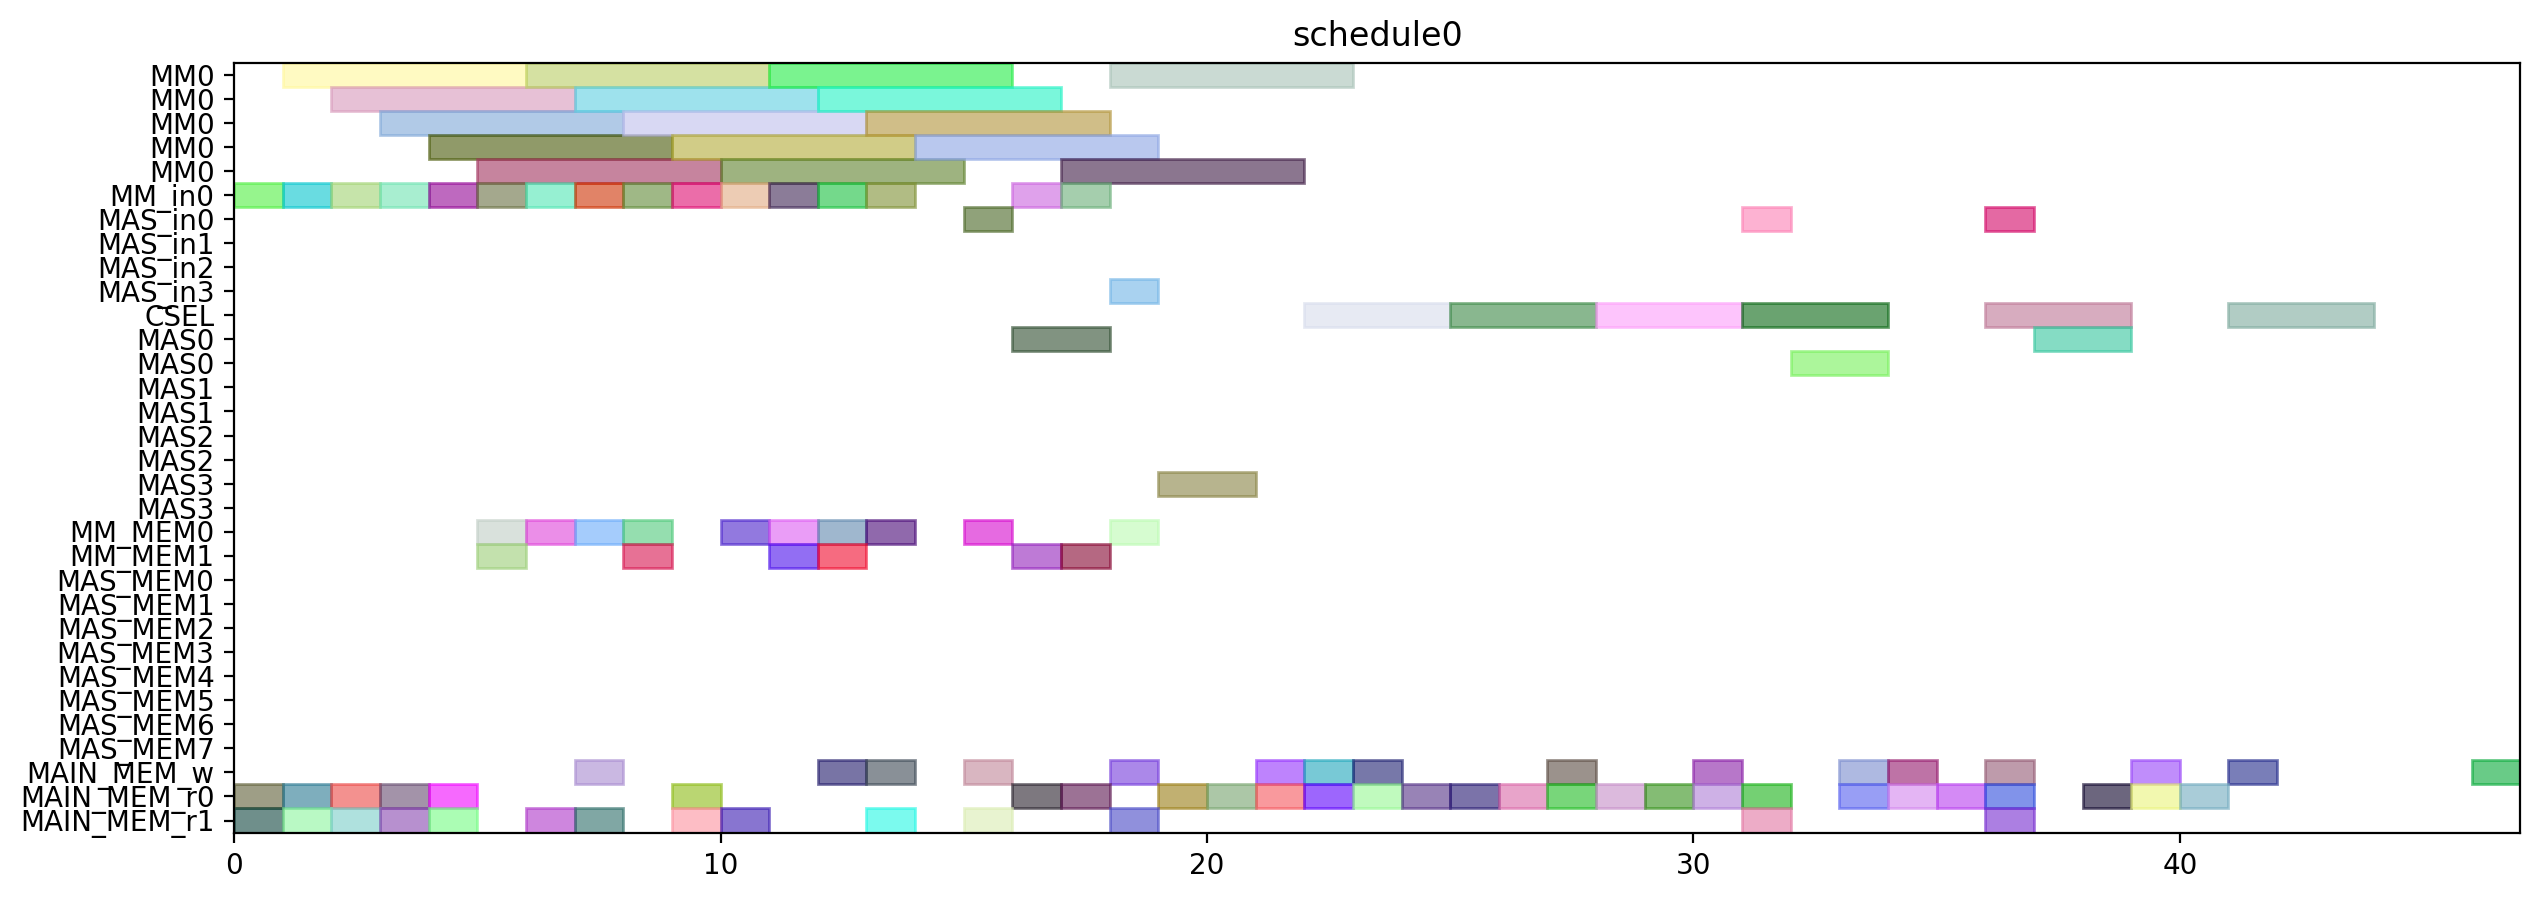

Write the Python code that produced this figure.
from pyschedule import Scenario, solvers, plotters, alt


def solve():
	horizon = 120
	S = Scenario("schedule0", horizon=horizon)

	# resource
	MM = S.Resources('MM', num=1, size=5)
	MM_in = S.Resources('MM_in', num=1)
	MAS_in = S.Resources('MAS_in', num=4)
	CSEL = S.Resource('CSEL')
	MAS = S.Resources('MAS', num=4, size=2, periods=range(1, horizon))
	MM_MEM = S.Resources('MM_MEM', num=2)
	MAS_MEM = S.Resources('MAS_MEM', num=8)
	MAIN_MEM_w = S.Resource('MAIN_MEM_w', size=1)
	MAIN_MEM_r = S.Resources('MAIN_MEM_r', num=2)

	# result of previous scheduling

	# new tasks
	alpha0 = S.Task('alpha0', length=5, delay_cost=1)
	alpha0 += alt(MM)
	alpha0_in = S.Task('alpha0_in', length=1, delay_cost=1)
	alpha0_in += alt(MM_in)
	S += alpha0_in*MM_in[0]<=alpha0*MM[0]
	alpha0_mem0 = S.Task('alpha0_mem0', length=1, delay_cost=1)
	alpha0_mem0 += MAIN_MEM_r[0]
	S += alpha0_mem0 <= alpha0

	alpha0_mem1 = S.Task('alpha0_mem1', length=1, delay_cost=1)
	alpha0_mem1 += MAIN_MEM_r[1]
	S += alpha0_mem1 <= alpha0

	alpha1 = S.Task('alpha1', length=5, delay_cost=1)
	alpha1 += alt(MM)
	alpha1_in = S.Task('alpha1_in', length=1, delay_cost=1)
	alpha1_in += alt(MM_in)
	S += alpha1_in*MM_in[0]<=alpha1*MM[0]
	alpha1_mem0 = S.Task('alpha1_mem0', length=1, delay_cost=1)
	alpha1_mem0 += MAIN_MEM_r[0]
	S += alpha1_mem0 <= alpha1

	alpha1_mem1 = S.Task('alpha1_mem1', length=1, delay_cost=1)
	alpha1_mem1 += MAIN_MEM_r[1]
	S += alpha1_mem1 <= alpha1

	xit2N0 = S.Task('xit2N0', length=5, delay_cost=1)
	xit2N0 += alt(MM)
	xit2N0_in = S.Task('xit2N0_in', length=1, delay_cost=1)
	xit2N0_in += alt(MM_in)
	S += xit2N0_in*MM_in[0]<=xit2N0*MM[0]
	S += 0<xit2N0

	xit2N0_w = S.Task('xit2N0_w', length=1, delay_cost=1)
	xit2N0_w += alt(MAIN_MEM_w)
	S += xit2N0 <= xit2N0_w

	xit2N0_mem0 = S.Task('xit2N0_mem0', length=1, delay_cost=1)
	xit2N0_mem0 += MAIN_MEM_r[0]
	S += xit2N0_mem0 <= xit2N0

	xit2N0_mem1 = S.Task('xit2N0_mem1', length=1, delay_cost=1)
	xit2N0_mem1 += MAIN_MEM_r[1]
	S += xit2N0_mem1 <= xit2N0

	xit2N1 = S.Task('xit2N1', length=5, delay_cost=1)
	xit2N1 += alt(MM)
	xit2N1_in = S.Task('xit2N1_in', length=1, delay_cost=1)
	xit2N1_in += alt(MM_in)
	S += xit2N1_in*MM_in[0]<=xit2N1*MM[0]
	S += 0<xit2N1

	xit2N1_w = S.Task('xit2N1_w', length=1, delay_cost=1)
	xit2N1_w += alt(MAIN_MEM_w)
	S += xit2N1 <= xit2N1_w

	xit2N1_mem0 = S.Task('xit2N1_mem0', length=1, delay_cost=1)
	xit2N1_mem0 += MAIN_MEM_r[0]
	S += xit2N1_mem0 <= xit2N1

	xit2N1_mem1 = S.Task('xit2N1_mem1', length=1, delay_cost=1)
	xit2N1_mem1 += MAIN_MEM_r[1]
	S += xit2N1_mem1 <= xit2N1

	t30 = S.Task('t30', length=5, delay_cost=1)
	t30 += alt(MM)
	t30_in = S.Task('t30_in', length=1, delay_cost=1)
	t30_in += alt(MM_in)
	S += t30_in*MM_in[0]<=t30*MM[0]
	t30_mem0 = S.Task('t30_mem0', length=1, delay_cost=1)
	t30_mem0 += MAIN_MEM_r[0]
	S += t30_mem0 <= t30

	t30_mem1 = S.Task('t30_mem1', length=1, delay_cost=1)
	t30_mem1 += MAIN_MEM_r[1]
	S += t30_mem1 <= t30

	t31 = S.Task('t31', length=5, delay_cost=1)
	t31 += alt(MM)
	t31_in = S.Task('t31_in', length=1, delay_cost=1)
	t31_in += alt(MM_in)
	S += t31_in*MM_in[0]<=t31*MM[0]
	t31_mem0 = S.Task('t31_mem0', length=1, delay_cost=1)
	t31_mem0 += MAIN_MEM_r[0]
	S += t31_mem0 <= t31

	t31_mem1 = S.Task('t31_mem1', length=1, delay_cost=1)
	t31_mem1 += MAIN_MEM_r[1]
	S += t31_mem1 <= t31

	alphaD0 = S.Task('alphaD0', length=5, delay_cost=1)
	alphaD0 += alt(MM)
	alphaD0_in = S.Task('alphaD0_in', length=1, delay_cost=1)
	alphaD0_in += alt(MM_in)
	S += alphaD0_in*MM_in[0]<=alphaD0*MM[0]
	S += 0<alphaD0

	alphaD0_w = S.Task('alphaD0_w', length=1, delay_cost=1)
	alphaD0_w += alt(MAIN_MEM_w)
	S += alphaD0 <= alphaD0_w

	alphaD0_mem0 = S.Task('alphaD0_mem0', length=1, delay_cost=1)
	alphaD0_mem0 += alt(MM_MEM)
	S += (alpha0*MM[0])-1 < alphaD0_mem0*MM_MEM[0]
	S += alphaD0_mem0 <= alphaD0

	alphaD0_mem1 = S.Task('alphaD0_mem1', length=1, delay_cost=1)
	alphaD0_mem1 += MAIN_MEM_r[1]
	S += alphaD0_mem1 <= alphaD0

	alphaD1 = S.Task('alphaD1', length=5, delay_cost=1)
	alphaD1 += alt(MM)
	alphaD1_in = S.Task('alphaD1_in', length=1, delay_cost=1)
	alphaD1_in += alt(MM_in)
	S += alphaD1_in*MM_in[0]<=alphaD1*MM[0]
	S += 0<alphaD1

	alphaD1_w = S.Task('alphaD1_w', length=1, delay_cost=1)
	alphaD1_w += alt(MAIN_MEM_w)
	S += alphaD1 <= alphaD1_w

	alphaD1_mem0 = S.Task('alphaD1_mem0', length=1, delay_cost=1)
	alphaD1_mem0 += alt(MM_MEM)
	S += (alpha1*MM[0])-1 < alphaD1_mem0*MM_MEM[0]
	S += alphaD1_mem0 <= alphaD1

	alphaD1_mem1 = S.Task('alphaD1_mem1', length=1, delay_cost=1)
	alphaD1_mem1 += MAIN_MEM_r[1]
	S += alphaD1_mem1 <= alphaD1

	alpha20 = S.Task('alpha20', length=5, delay_cost=1)
	alpha20 += alt(MM)
	alpha20_in = S.Task('alpha20_in', length=1, delay_cost=1)
	alpha20_in += alt(MM_in)
	S += alpha20_in*MM_in[0]<=alpha20*MM[0]
	alpha20_mem0 = S.Task('alpha20_mem0', length=1, delay_cost=1)
	alpha20_mem0 += alt(MM_MEM)
	S += (alpha0*MM[0])-1 < alpha20_mem0*MM_MEM[0]
	S += alpha20_mem0 <= alpha20

	alpha20_mem1 = S.Task('alpha20_mem1', length=1, delay_cost=1)
	alpha20_mem1 += alt(MM_MEM)
	S += (alpha0*MM[0])-1 < alpha20_mem1*MM_MEM[1]
	S += alpha20_mem1 <= alpha20

	alpha21 = S.Task('alpha21', length=5, delay_cost=1)
	alpha21 += alt(MM)
	alpha21_in = S.Task('alpha21_in', length=1, delay_cost=1)
	alpha21_in += alt(MM_in)
	S += alpha21_in*MM_in[0]<=alpha21*MM[0]
	alpha21_mem0 = S.Task('alpha21_mem0', length=1, delay_cost=1)
	alpha21_mem0 += alt(MM_MEM)
	S += (alpha1*MM[0])-1 < alpha21_mem0*MM_MEM[0]
	S += alpha21_mem0 <= alpha21

	alpha21_mem1 = S.Task('alpha21_mem1', length=1, delay_cost=1)
	alpha21_mem1 += alt(MM_MEM)
	S += (alpha1*MM[0])-1 < alpha21_mem1*MM_MEM[1]
	S += alpha21_mem1 <= alpha21

	alpha2V0 = S.Task('alpha2V0', length=5, delay_cost=1)
	alpha2V0 += alt(MM)
	alpha2V0_in = S.Task('alpha2V0_in', length=1, delay_cost=1)
	alpha2V0_in += alt(MM_in)
	S += alpha2V0_in*MM_in[0]<=alpha2V0*MM[0]
	alpha2V0_mem0 = S.Task('alpha2V0_mem0', length=1, delay_cost=1)
	alpha2V0_mem0 += alt(MM_MEM)
	S += (alpha20*MM[0])-1 < alpha2V0_mem0*MM_MEM[0]
	S += alpha2V0_mem0 <= alpha2V0

	alpha2V0_mem1 = S.Task('alpha2V0_mem1', length=1, delay_cost=1)
	alpha2V0_mem1 += MAIN_MEM_r[1]
	S += alpha2V0_mem1 <= alpha2V0

	alpha2V1 = S.Task('alpha2V1', length=5, delay_cost=1)
	alpha2V1 += alt(MM)
	alpha2V1_in = S.Task('alpha2V1_in', length=1, delay_cost=1)
	alpha2V1_in += alt(MM_in)
	S += alpha2V1_in*MM_in[0]<=alpha2V1*MM[0]
	alpha2V1_mem0 = S.Task('alpha2V1_mem0', length=1, delay_cost=1)
	alpha2V1_mem0 += alt(MM_MEM)
	S += (alpha21*MM[0])-1 < alpha2V1_mem0*MM_MEM[0]
	S += alpha2V1_mem0 <= alpha2V1

	alpha2V1_mem1 = S.Task('alpha2V1_mem1', length=1, delay_cost=1)
	alpha2V1_mem1 += MAIN_MEM_r[1]
	S += alpha2V1_mem1 <= alpha2V1

	t3alphaD0 = S.Task('t3alphaD0', length=5, delay_cost=1)
	t3alphaD0 += alt(MM)
	t3alphaD0_in = S.Task('t3alphaD0_in', length=1, delay_cost=1)
	t3alphaD0_in += alt(MM_in)
	S += t3alphaD0_in*MM_in[0]<=t3alphaD0*MM[0]
	t3alphaD0_mem0 = S.Task('t3alphaD0_mem0', length=1, delay_cost=1)
	t3alphaD0_mem0 += alt(MM_MEM)
	S += (t30*MM[0])-1 < t3alphaD0_mem0*MM_MEM[0]
	S += t3alphaD0_mem0 <= t3alphaD0

	t3alphaD0_mem1 = S.Task('t3alphaD0_mem1', length=1, delay_cost=1)
	t3alphaD0_mem1 += alt(MM_MEM)
	S += (alphaD0*MM[0])-1 < t3alphaD0_mem1*MM_MEM[1]
	S += t3alphaD0_mem1 <= t3alphaD0

	t3alphaD1 = S.Task('t3alphaD1', length=5, delay_cost=1)
	t3alphaD1 += alt(MM)
	t3alphaD1_in = S.Task('t3alphaD1_in', length=1, delay_cost=1)
	t3alphaD1_in += alt(MM_in)
	S += t3alphaD1_in*MM_in[0]<=t3alphaD1*MM[0]
	t3alphaD1_mem0 = S.Task('t3alphaD1_mem0', length=1, delay_cost=1)
	t3alphaD1_mem0 += alt(MM_MEM)
	S += (t31*MM[0])-1 < t3alphaD1_mem0*MM_MEM[0]
	S += t3alphaD1_mem0 <= t3alphaD1

	t3alphaD1_mem1 = S.Task('t3alphaD1_mem1', length=1, delay_cost=1)
	t3alphaD1_mem1 += alt(MM_MEM)
	S += (alphaD1*MM[0])-1 < t3alphaD1_mem1*MM_MEM[1]
	S += t3alphaD1_mem1 <= t3alphaD1

	y20 = S.Task('y20', length=5, delay_cost=1)
	y20 += alt(MM)
	y20_in = S.Task('y20_in', length=1, delay_cost=1)
	y20_in += alt(MM_in)
	S += y20_in*MM_in[0]<=y20*MM[0]
	S += 0<y20

	y20_w = S.Task('y20_w', length=1, delay_cost=1)
	y20_w += alt(MAIN_MEM_w)
	S += y20 <= y20_w

	y20_mem0 = S.Task('y20_mem0', length=1, delay_cost=1)
	y20_mem0 += MAIN_MEM_r[0]
	S += y20_mem0 <= y20

	y20_mem1 = S.Task('y20_mem1', length=1, delay_cost=1)
	y20_mem1 += alt(MM_MEM)
	S += (t3alphaD0*MM[0])-1 < y20_mem1*MM_MEM[1]
	S += y20_mem1 <= y20

	y21 = S.Task('y21', length=5, delay_cost=1)
	y21 += alt(MM)
	y21_in = S.Task('y21_in', length=1, delay_cost=1)
	y21_in += alt(MM_in)
	S += y21_in*MM_in[0]<=y21*MM[0]
	S += 0<y21

	y21_w = S.Task('y21_w', length=1, delay_cost=1)
	y21_w += alt(MAIN_MEM_w)
	S += y21 <= y21_w

	y21_mem0 = S.Task('y21_mem0', length=1, delay_cost=1)
	y21_mem0 += MAIN_MEM_r[0]
	S += y21_mem0 <= y21

	y21_mem1 = S.Task('y21_mem1', length=1, delay_cost=1)
	y21_mem1 += alt(MM_MEM)
	S += (t3alphaD1*MM[0])-1 < y21_mem1*MM_MEM[1]
	S += y21_mem1 <= y21

	alpha2V_U0 = S.Task('alpha2V_U0', length=2, delay_cost=1)
	alpha2V_U0 += alt(MAS)
	alpha2V_U0_in = S.Task('alpha2V_U0_in', length=1, delay_cost=1)
	alpha2V_U0_in += alt(MAS_in)
	S += alpha2V_U0_in*MAS_in[0]<=alpha2V_U0*MAS[0]

	S += alpha2V_U0_in*MAS_in[1]<=alpha2V_U0*MAS[1]

	S += alpha2V_U0_in*MAS_in[2]<=alpha2V_U0*MAS[2]

	S += alpha2V_U0_in*MAS_in[3]<=alpha2V_U0*MAS[3]

	S += 0<alpha2V_U0

	alpha2V_U0_w = S.Task('alpha2V_U0_w', length=1, delay_cost=1)
	alpha2V_U0_w += alt(MAIN_MEM_w)
	S += alpha2V_U0 <= alpha2V_U0_w

	alpha2V_U0_mem0 = S.Task('alpha2V_U0_mem0', length=1, delay_cost=1)
	alpha2V_U0_mem0 += alt(MM_MEM)
	S += (alpha2V0*MM[0])-1 < alpha2V_U0_mem0*MM_MEM[0]
	S += alpha2V_U0_mem0 <= alpha2V_U0

	alpha2V_U0_mem1 = S.Task('alpha2V_U0_mem1', length=1, delay_cost=1)
	alpha2V_U0_mem1 += MAIN_MEM_r[1]
	S += alpha2V_U0_mem1 <= alpha2V_U0

	alpha2V_U1 = S.Task('alpha2V_U1', length=2, delay_cost=1)
	alpha2V_U1 += alt(MAS)
	alpha2V_U1_in = S.Task('alpha2V_U1_in', length=1, delay_cost=1)
	alpha2V_U1_in += alt(MAS_in)
	S += alpha2V_U1_in*MAS_in[0]<=alpha2V_U1*MAS[0]

	S += alpha2V_U1_in*MAS_in[1]<=alpha2V_U1*MAS[1]

	S += alpha2V_U1_in*MAS_in[2]<=alpha2V_U1*MAS[2]

	S += alpha2V_U1_in*MAS_in[3]<=alpha2V_U1*MAS[3]

	S += 0<alpha2V_U1

	alpha2V_U1_w = S.Task('alpha2V_U1_w', length=1, delay_cost=1)
	alpha2V_U1_w += alt(MAIN_MEM_w)
	S += alpha2V_U1 <= alpha2V_U1_w

	alpha2V_U1_mem0 = S.Task('alpha2V_U1_mem0', length=1, delay_cost=1)
	alpha2V_U1_mem0 += alt(MM_MEM)
	S += (alpha2V1*MM[0])-1 < alpha2V_U1_mem0*MM_MEM[0]
	S += alpha2V_U1_mem0 <= alpha2V_U1

	alpha2V_U1_mem1 = S.Task('alpha2V_U1_mem1', length=1, delay_cost=1)
	alpha2V_U1_mem1 += MAIN_MEM_r[1]
	S += alpha2V_U1_mem1 <= alpha2V_U1

	X0 = S.Task('X0', length=3, delay_cost=1)
	X0 += alt(CSEL)

	X0_w = S.Task('X0_w', length=1, delay_cost=1)
	X0_w += alt(MAIN_MEM_w)
	S += X0+2 <= X0_w

	X0_mem0 = S.Task('X0_mem0', length=1, delay_cost=1)
	X0_mem0 += MAIN_MEM_r[0]
	S += alpha2V_U0_w < X0_mem0
	S += X0_mem0+ 2 <= X0

	X0_mem1 = S.Task('X0_mem1', length=1, delay_cost=1)
	X0_mem1 += MAIN_MEM_r[0]
	S += xit2N0_w < X0_mem1
	S += X0_mem1+ 1 <= X0

	X0_mem2 = S.Task('X0_mem2', length=1, delay_cost=1)
	X0_mem2 += MAIN_MEM_r[0]
	S += X0_mem2+ 0 <= X0

	X1 = S.Task('X1', length=3, delay_cost=1)
	X1 += alt(CSEL)

	X1_w = S.Task('X1_w', length=1, delay_cost=1)
	X1_w += alt(MAIN_MEM_w)
	S += X1+2 <= X1_w

	X1_mem0 = S.Task('X1_mem0', length=1, delay_cost=1)
	X1_mem0 += MAIN_MEM_r[0]
	S += alpha2V_U1_w < X1_mem0
	S += X1_mem0+ 2 <= X1

	X1_mem1 = S.Task('X1_mem1', length=1, delay_cost=1)
	X1_mem1 += MAIN_MEM_r[0]
	S += xit2N1_w < X1_mem1
	S += X1_mem1+ 1 <= X1

	X1_mem2 = S.Task('X1_mem2', length=1, delay_cost=1)
	X1_mem2 += MAIN_MEM_r[0]
	S += X1_mem2+ 0 <= X1

	y0 = S.Task('y0', length=3, delay_cost=1)
	y0 += alt(CSEL)

	y0_w = S.Task('y0_w', length=1, delay_cost=1)
	y0_w += alt(MAIN_MEM_w)
	S += y0+2 <= y0_w

	y0_mem0 = S.Task('y0_mem0', length=1, delay_cost=1)
	y0_mem0 += MAIN_MEM_r[0]
	S += alpha2V_U0_w < y0_mem0
	S += y0_mem0+ 2 <= y0

	y0_mem1 = S.Task('y0_mem1', length=1, delay_cost=1)
	y0_mem1 += MAIN_MEM_r[0]
	S += y20_w < y0_mem1
	S += y0_mem1+ 1 <= y0

	y0_mem2 = S.Task('y0_mem2', length=1, delay_cost=1)
	y0_mem2 += MAIN_MEM_r[0]
	S += alphaD0_w < y0_mem2
	S += y0_mem2+ 0 <= y0

	y1 = S.Task('y1', length=3, delay_cost=1)
	y1 += alt(CSEL)

	y1_w = S.Task('y1_w', length=1, delay_cost=1)
	y1_w += alt(MAIN_MEM_w)
	S += y1+2 <= y1_w

	y1_mem0 = S.Task('y1_mem0', length=1, delay_cost=1)
	y1_mem0 += MAIN_MEM_r[0]
	S += alpha2V_U1_w < y1_mem0
	S += y1_mem0+ 2 <= y1

	y1_mem1 = S.Task('y1_mem1', length=1, delay_cost=1)
	y1_mem1 += MAIN_MEM_r[0]
	S += y21_w < y1_mem1
	S += y1_mem1+ 1 <= y1

	y1_mem2 = S.Task('y1_mem2', length=1, delay_cost=1)
	y1_mem2 += MAIN_MEM_r[0]
	S += alphaD1_w < y1_mem2
	S += y1_mem2+ 0 <= y1

	y_alt0 = S.Task('y_alt0', length=2, delay_cost=1)
	y_alt0 += alt(MAS)
	y_alt0_in = S.Task('y_alt0_in', length=1, delay_cost=1)
	y_alt0_in += alt(MAS_in)
	S += y_alt0_in*MAS_in[0]<=y_alt0*MAS[0]

	S += y_alt0_in*MAS_in[1]<=y_alt0*MAS[1]

	S += y_alt0_in*MAS_in[2]<=y_alt0*MAS[2]

	S += y_alt0_in*MAS_in[3]<=y_alt0*MAS[3]

	S += 0<y_alt0

	y_alt0_w = S.Task('y_alt0_w', length=1, delay_cost=1)
	y_alt0_w += alt(MAIN_MEM_w)
	S += y_alt0 <= y_alt0_w

	y_alt0_mem0 = S.Task('y_alt0_mem0', length=1, delay_cost=1)
	y_alt0_mem0 += MAIN_MEM_r[0]
	S += y_alt0_mem0 <= y_alt0

	y_alt0_mem1 = S.Task('y_alt0_mem1', length=1, delay_cost=1)
	y_alt0_mem1 += MAIN_MEM_r[1]
	S += y0_w < y_alt0_mem1
	S += y_alt0_mem1 <= y_alt0

	y_alt1 = S.Task('y_alt1', length=2, delay_cost=1)
	y_alt1 += alt(MAS)
	y_alt1_in = S.Task('y_alt1_in', length=1, delay_cost=1)
	y_alt1_in += alt(MAS_in)
	S += y_alt1_in*MAS_in[0]<=y_alt1*MAS[0]

	S += y_alt1_in*MAS_in[1]<=y_alt1*MAS[1]

	S += y_alt1_in*MAS_in[2]<=y_alt1*MAS[2]

	S += y_alt1_in*MAS_in[3]<=y_alt1*MAS[3]

	S += 0<y_alt1

	y_alt1_w = S.Task('y_alt1_w', length=1, delay_cost=1)
	y_alt1_w += alt(MAIN_MEM_w)
	S += y_alt1 <= y_alt1_w

	y_alt1_mem0 = S.Task('y_alt1_mem0', length=1, delay_cost=1)
	y_alt1_mem0 += MAIN_MEM_r[0]
	S += y_alt1_mem0 <= y_alt1

	y_alt1_mem1 = S.Task('y_alt1_mem1', length=1, delay_cost=1)
	y_alt1_mem1 += MAIN_MEM_r[1]
	S += y1_w < y_alt1_mem1
	S += y_alt1_mem1 <= y_alt1

	Y0 = S.Task('Y0', length=3, delay_cost=1)
	Y0 += alt(CSEL)

	Y0_w = S.Task('Y0_w', length=1, delay_cost=1)
	Y0_w += alt(MAIN_MEM_w)
	S += Y0+2 <= Y0_w

	Y0_mem0 = S.Task('Y0_mem0', length=1, delay_cost=1)
	Y0_mem0 += MAIN_MEM_r[0]
	S += Y0_mem0+ 2 <= Y0

	Y0_mem1 = S.Task('Y0_mem1', length=1, delay_cost=1)
	Y0_mem1 += MAIN_MEM_r[0]
	S += y0_w < Y0_mem1
	S += Y0_mem1+ 1 <= Y0

	Y0_mem2 = S.Task('Y0_mem2', length=1, delay_cost=1)
	Y0_mem2 += MAIN_MEM_r[0]
	S += y_alt0_w < Y0_mem2
	S += Y0_mem2+ 0 <= Y0

	Y1 = S.Task('Y1', length=3, delay_cost=1)
	Y1 += alt(CSEL)

	Y1_w = S.Task('Y1_w', length=1, delay_cost=1)
	Y1_w += alt(MAIN_MEM_w)
	S += Y1+2 <= Y1_w

	Y1_mem0 = S.Task('Y1_mem0', length=1, delay_cost=1)
	Y1_mem0 += MAIN_MEM_r[0]
	S += Y1_mem0+ 2 <= Y1

	Y1_mem1 = S.Task('Y1_mem1', length=1, delay_cost=1)
	Y1_mem1 += MAIN_MEM_r[0]
	S += y1_w < Y1_mem1
	S += Y1_mem1+ 1 <= Y1

	Y1_mem2 = S.Task('Y1_mem2', length=1, delay_cost=1)
	Y1_mem2 += MAIN_MEM_r[0]
	S += y_alt1_w < Y1_mem2
	S += Y1_mem2+ 0 <= Y1

	solvers.mip.solve(S,msg=1,kind='CPLEX',ratio_gap=1.01)

	solution = [['hoge']*len(S.solution()[1]) for i in range(len(S.solution()))]
	for i in range(len(S.solution())):
		for j in range(len(S.solution()[i])):
			solution[i][j]=str(S.solution()[i][j])
	print(solution)

	cycles = int(solution[-1][3])

	pic_file_name = "/home/mfukuda/ABE/multiRAM_multiMAS_16mux/scheduling_result/stage5MM1_stage2MAS4/2xSSWU_AFTER_EXP/schedule0.png"
	if(S.solution() != []):
		plotters.matplotlib.plot(S,img_filename=pic_file_name, show_task_labels=False, fig_size=(cycles*0.25+3, 5))

	return solution
